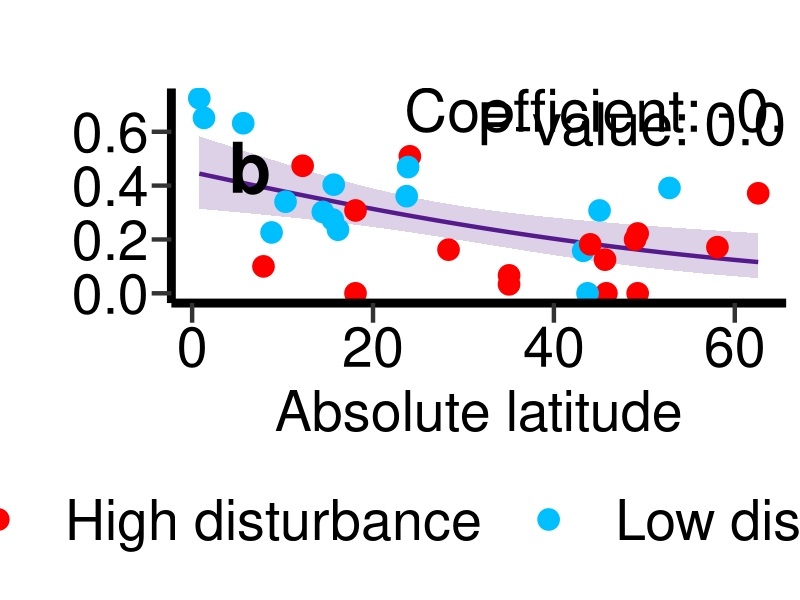
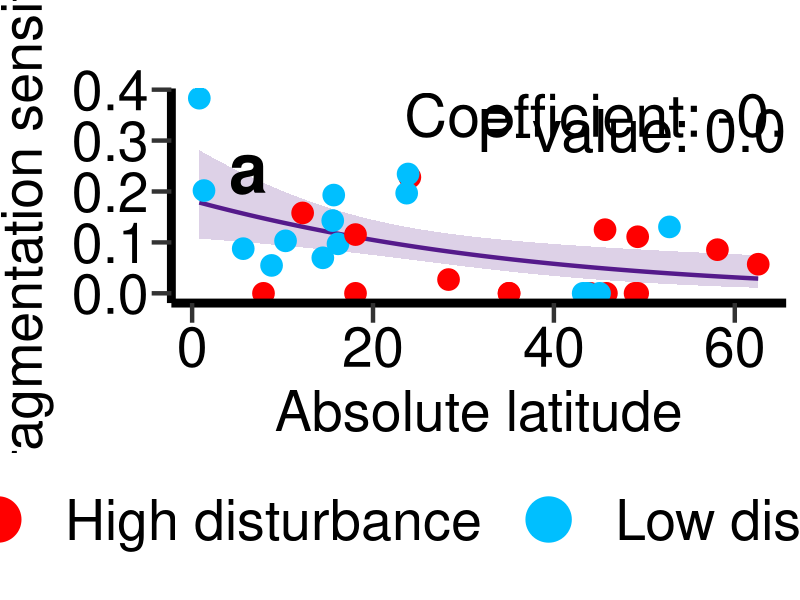

Reproduce these figures in R, in order. (Note: this script raises an error after producing the figures.)
library(tidyverse)
library(boot)
library(broom)
library(cowplot)
library(readxl)

## read in data
site_data <- read_excel("Data/Supplementatry Dataset 1.xlsx", sheet = 2) %>%
  dplyr::select("Dataset_ID", "Latitude", "Disturbance", "Seasonality")

species_data <- read_excel("Data/Supplementatry Dataset 1.xlsx", sheet = 3) %>%
  dplyr::select("Species_name", "Order", "nHWI", "Hand.Wing.Index", "Mass (g)", "Forest_dependency")

site_sp_list <- read_excel("Data/Supplementatry Dataset 1.xlsx", sheet = 4) %>%
  filter(Species_name %in% species_data$Species_name)

## combine sheets
data <- left_join(site_sp_list, site_data)
data <- left_join(data, species_data)

## add suffix
data$Disturbance <- paste(data$Disturbance, "disturbance")
data$abs_lat <- abs(data$Latitude)

## create a sensitiviry score
data$Sensitive <- 0
data$Sensitive[data$Classification == "Forest Core"] <- 1

## create response variables
## restricted
data$dep_sense <- 0
data$dep_sense[data$Forest_dependency %in% c("High") & data$Sensitive == 1] <- 1

## Expanded
data$dep_sense_medium <- 0
data$dep_sense_medium[data$Forest_dependency %in% c("High", "Medium") & data$Sensitive == 1] <- 1

## Take the negative logs
## Same as log of 1/HWI
data$HWI <- log(1/(data$Hand.Wing.Index))

## Summarise the tings
data1 <- data %>%
  group_by(Dataset_ID) %>%
  summarise(mean_HWI = mean(HWI),
            abs_lat = abs_lat,
            n = n(),
            Disturbance = Disturbance, 
            cores = length(which(Sensitive == 1)),
            sensitive = length(which(dep_sense_medium == 1))) %>%
  distinct(Dataset_ID, .keep_all = TRUE) %>%
  ungroup()

## Calculate sensitivity proporitions
data1$prop_core <- data1$cores/data1$n
data1$prop_sensitive <- data1$sensitive/data1$n

## rename a column
data1$Disturbed_factor <- paste(data1$Disturbance)


### run model
mod <- glm(prop_sensitive ~ abs_lat, data=data1, family = "quasibinomial")

## predit model
pred = NULL
n_pred = 100
newdata = data.frame(abs_lat = seq(min(data1$abs_lat), max(data1$abs_lat), length=n_pred))
pred_info = predict(mod, newdata=newdata, allow.new.levels=TRUE, se.fit=TRUE)

## convert back to real data
newdata$y = 0
X = model.matrix(y ~ abs_lat, data=newdata) # model matrix (no random effects)
se_logit = sqrt(diag(X %*% vcov(mod) %*% t(X)))
pred_info[[2]] = se_logit

## create df
pred = data.frame(newdata,
                  EI.sensitivity = inv.logit(pred_info[[1]]),
                  lower = inv.logit(pred_info[[1]] - qnorm(0.975)*pred_info[[2]]),
                  upper = inv.logit(pred_info[[1]] + qnorm(0.975)*pred_info[[2]]),
                  p.value = tidy(mod)$p.value[tidy(mod)$term == "abs_lat"]
)         

## plot
out = list(mod_summary=data.frame(n=nrow(data1), tidy(mod, effect="fixed"), AIC=AIC(mod)),
           pred=pred)

pred = out$pred


pmain_expanded = ggplot() +
  geom_ribbon(data=pred, aes(x=abs_lat, y=NULL, ymin=lower, ymax=upper),  fill= "purple4", show.legend=FALSE,alpha=0.2) +
  geom_line(data=pred, aes(x=abs_lat, y=EI.sensitivity), color="purple4", size=1.5) +
  ylab("") +
  xlab(paste0("Absolute latitude")) +
  #ylim(c(0, 0.90)) +
  #xlim(c(-35,-15)) +
  ggtitle("b") +
  theme_classic() +
  #scale_y_discrete(position = "right") +
  theme(legend.position= "bottom",
        #legend.direction='vertical',
        legend.key.size = unit(3, "cm"),
        legend.title = element_blank(),
        #legend.background = element_blank(),
        #legend.box.background = element_rect(colour = "black"),
        axis.ticks = element_line(size = 1.5),
        axis.ticks.length.x = unit(rel(0.5), "cm"),
        axis.ticks.length.y = unit(rel(0.5), "cm"),
        axis.text=element_text(size= 40, colour = "black",),
        axis.title.x=element_text(size= 40, vjust = 0.5),
        axis.title.y=element_text(size= 40, vjust = 2),
        axis.line = element_line(size = 3),
        plot.margin = margin(10,10,10,10, unit = "pt"),
        plot.title = element_text(size = 50, face = "bold", vjust = -7, hjust = 0.1),
        legend.text = element_text(size = 40)) + guides(shape = guide_legend(override.aes = list(size = 10)))


pmain_expanded <-  pmain_expanded + geom_point(data = data1,  aes(y = prop_sensitive, x = abs_lat,  color = Disturbed_factor), size = 7) +
  scale_color_manual(values = c("red", "deepskyblue")) +
  annotate("text", x=50, y=0.68, label= paste0("Coefficient: ", round(as.numeric(mod$coefficients[2]), 3)), size = 15) +
  annotate("text", x=52.2, y=0.63, label= paste0("P-value: ", round(summary(mod)$coefficients[2,4], 3)), size = 15)


######################################################
## Repeat above but look for a different level of sensitivity
## Summarise our tings
data2 <- data %>%
  group_by(Dataset_ID) %>%
  summarise(mean_HWI = mean(HWI),
            abs_lat = abs_lat,
            n = n(),
            Disturbance = Disturbance, 
            cores = length(which(Sensitive == 1)),
            sensitive = length(which(dep_sense == 1))) %>%
  distinct(Dataset_ID, .keep_all = TRUE) %>%
  ungroup()

## clculate proportions
data2$prop_core <- data2$cores/data2$n
data2$prop_sensitive <- data2$sensitive/data2$n

## Disturbance new column name
data2$Disturbed_factor <- paste(data1$Disturbance)

## model ##
form = as.formula("prop_sensitive ~ abs_lat")
mod <- glm(prop_sensitive ~ abs_lat, data=data2, family = "quasibinomial")

## predict ##
pred = NULL
n_pred = 100
newdata = data.frame(abs_lat = seq(min(data2$abs_lat), max(data2$abs_lat), length=n_pred))
pred_info = predict(mod, newdata=newdata, allow.new.levels=TRUE, se.fit=TRUE)

## convert
newdata$y = 0
X = model.matrix(y ~ abs_lat, data=newdata) # model matrix (no random effects)
se_logit = sqrt(diag(X %*% vcov(mod) %*% t(X)))
pred_info[[2]] = se_logit

## df
pred = data.frame(newdata,
                  EI.sensitivity = inv.logit(pred_info[[1]]),
                  lower = inv.logit(pred_info[[1]] - qnorm(0.975)*pred_info[[2]]),
                  upper = inv.logit(pred_info[[1]] + qnorm(0.975)*pred_info[[2]]),
                  p.value = tidy(mod)$p.value[tidy(mod)$term == "abs_lat"]
)         

##pull output
out = list(mod_summary=data.frame(n=nrow(data2), tidy(mod, effect="fixed"), AIC=AIC(mod)),
           pred=pred)
pred = out$pred


### plot
pmain_restricted = ggplot() +
  geom_ribbon(data=pred, aes(x=abs_lat, y=NULL, ymin=lower, ymax=upper),  fill= "purple4", show.legend=FALSE,alpha=0.2) +
  geom_line(data=pred, aes(x=abs_lat, y=EI.sensitivity), color="purple4", size=1.5) +
  ylab("Fragmentation sensitivity") +
  xlab(paste0("Absolute latitude")) +
  #ylim(c(0, 0.90)) +
  #xlim(c(-35,-15)) +
  ggtitle("a") +
  theme_classic() +
  #scale_y_discrete(position = "right") +
  theme(legend.position= "bottom",
        #legend.direction='vertical',
        legend.key.size = unit(3, "cm"),
        legend.title = element_blank(),
        #legend.background = element_blank(),
        #legend.box.background = element_rect(colour = "black"),
        axis.ticks = element_line(size = 1.5),
        axis.ticks.length.x = unit(rel(0.5), "cm"),
        axis.ticks.length.y = unit(rel(0.5), "cm"),
        axis.text=element_text(size= 40, colour = "black",),
        axis.title.x=element_text(size= 40, vjust = 0.5),
        axis.title.y=element_text(size= 40, vjust = 2),
        axis.line = element_line(size = 3),
        plot.margin = margin(10,10,10,10, unit = "pt"),
        plot.title = element_text(size = 50, face = "bold", vjust = -7, hjust = 0.1),
        legend.text = element_text(size = 40)) 

## add points, color scheme & summary statistics
pmain_restricted <-  pmain_restricted + 
  geom_point(data = data2,  aes(y = prop_sensitive, x = abs_lat,  color = Disturbed_factor), size = 7) +
  scale_color_manual(values = c("red", "deepskyblue")) +
  annotate("text", x=50, y=0.35, label= paste0("Coefficient: ", round(as.numeric(mod$coefficients[2]), 3)), size = 15) +
  annotate("text", x=52.2, y=0.32, label= paste0("P-value: ", round(summary(mod)$coefficients[2,4], 3)), size = 15) + 
  guides(colour = guide_legend(override.aes = list(size = 15)))


## save plot
jpeg("Figures/Extended data figure 3.jpg", width = 2546, height = 1175)
ggarrange(pmain_restricted, pmain_expanded, ncol = 2, nrow = 1, common.legend = TRUE, legend = "bottom")
dev.off()
